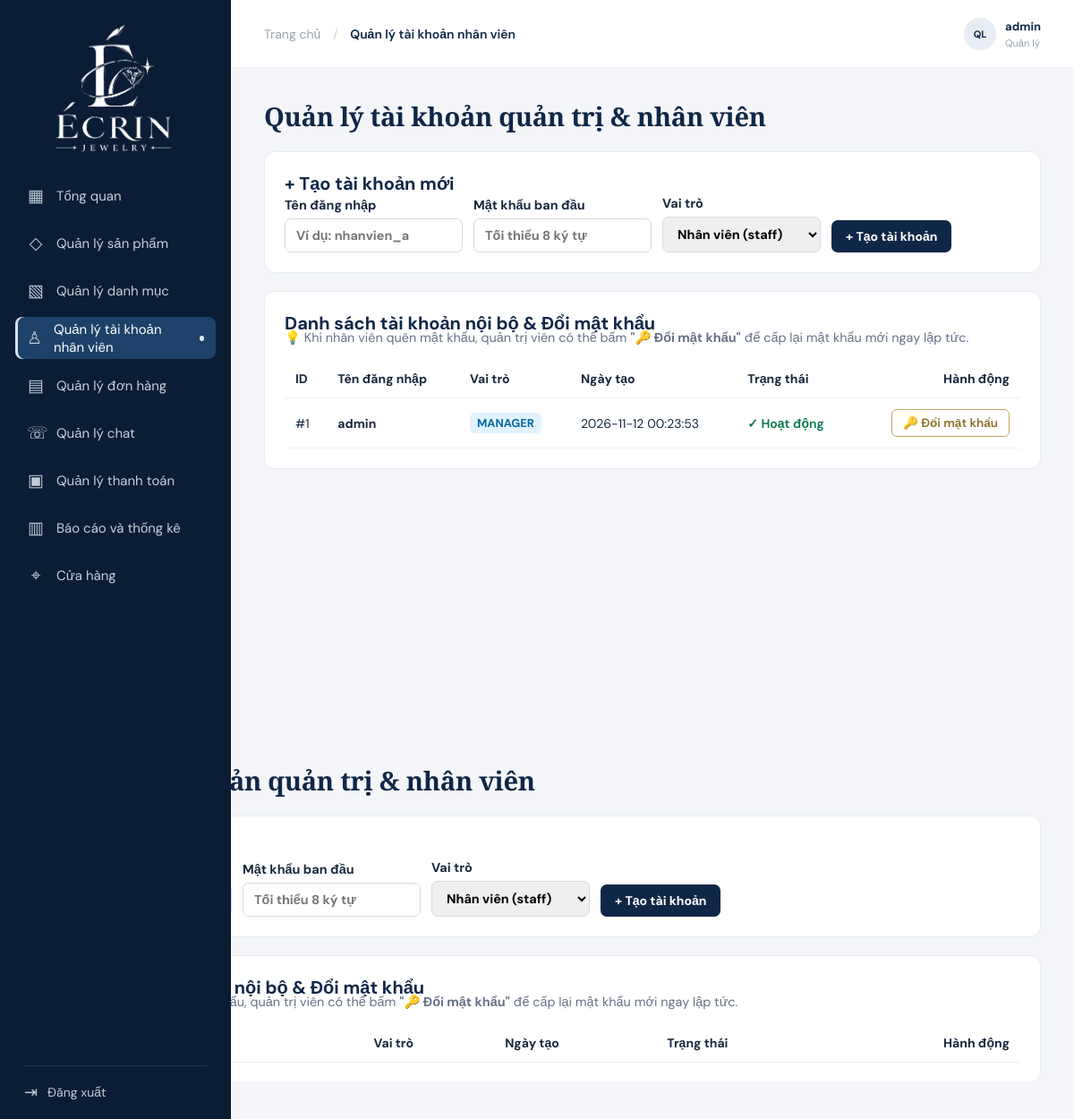
The page /admin/users.php (signed in) on the database its author committed.
### tables this page shows
CREATE TABLE IF NOT EXISTS users (
    id INT UNSIGNED NOT NULL AUTO_INCREMENT,
    username VARCHAR(100) NOT NULL,
    password VARCHAR(255) NOT NULL,
    phone VARCHAR(20) NULL,
    role ENUM('customer', 'staff', 'manager') NOT NULL DEFAULT 'customer',
    created_at DATETIME NOT NULL DEFAULT CURRENT_TIMESTAMP,
    PRIMARY KEY (id),
    UNIQUE KEY uq_users_username (username),
    UNIQUE KEY uq_users_phone_role (phone, role)
);

### include/admin_roles.php (called while the page is built, shortened)
<?php
function isManagerRole(?string $role): bool
{
    return in_array($role, ['admin', 'manager'], true);
}
function applicationBaseUrl(): string
{
    $scriptDirectory = str_replace('\\', '/', dirname($_SERVER['SCRIPT_NAME'] ?? '/'));
    $appBaseUrl = preg_replace('~/(?:admin|api)(?:/.*)?$~', '', $scriptDirectory);
    return rtrim($appBaseUrl, '/');
}

### admin/users.php (the view, shortened to what this page needs)
<?php
require_once __DIR__ . '/../config/db.php';
$appBaseUrl = applicationBaseUrl();
$escape = static fn($value): string => htmlspecialchars((string) $value, ENT_QUOTES, 'UTF-8');
$staffResult = $conn->query("SELECT id, username, role, created_at FROM users WHERE role IN ('admin', 'manager', 'staff') ORDER BY id DESC");
$adminUsername = $_SESSION['admin_username'] ?? $_SESSION['username'] ?? '';
?>
<!DOCTYPE html>
<html lang="vi">
<head>
    <link rel="stylesheet" href="<?php echo $escape($appBaseUrl . '/admin/style.css'); ?>">
</head>
<body>
<div class="admin-layout">
    <?php include __DIR__ . '/../include/admin_sidebar.php'; ?>
    <main class="main-content">
        <header class="topbar">
            <div class="breadcrumb">Trang chủ <span>/</span> <strong>Quản lý tài khoản nhân viên</strong></div>
            <div class="admin-profile">
                <div class="avatar"><?php echo $isManager ? 'QL' : 'NV'; ?></div>
                <div class="admin-info"><strong><?php echo $escape($adminUsername); ?></strong><small><?php echo $escape($roleLabel); ?></small></div>
            </div>
        </header>
        <section class="page-content">
        <h1>Quản lý tài khoản quản trị & nhân viên</h1>
        <section class="prototype-panel">
            <h2>+ Tạo tài khoản mới</h2>
            <form method="post" class="prototype-form">
                <label>Tên đăng nhập
                    <input type="text" name="username" placeholder="Ví dụ: nhanvien_a" minlength="3" maxlength="100" required>
                </label>
                <label>Mật khẩu ban đầu
                    <input type="password" name="password" placeholder="Tối thiểu 8 ký tự" minlength="8" required>
                </label>
                <label>Vai trò
                    <select name="role">
                        <option value="staff">Nhân viên (staff)</option>
                    </select>
                </label>
                <button type="submit">+ Tạo tài khoản</button>
            </form>
        </section>
        <section class="prototype-panel">
            <h2>Danh sách tài khoản nội bộ & Đổi mật khẩu</h2>
            <p style="color: #667085; font-size: 0.9rem; margin-top: -6px; margin-bottom: 16px;">
                💡 Khi nhân viên quên mật khẩu, quản trị viên có thể bấm <strong>"🔑 Đổi mật khẩu"</strong> để cấp lại mật khẩu mới ngay lập tức.
            </p>
            <table class="prototype-table">
                <thead>
                    <tr>
                        <th>ID</th>
                        <th>Tên đăng nhập</th>
                        <th>Vai trò</th>
                        <th>Ngày tạo</th>
                        <th>Trạng thái</th>
                        <th style="text-align: right;">Hành động</th>
                    </tr>
                </thead>
                <tbody>
                <?php if ($staffResult && $staffResult->num_rows > 0): ?>
                    <?php while ($staff = $staffResult->fetch_assoc()): ?>
                        <?php
                            $roleClass = match($staff['role']) {
                                'admin' => 'badge-admin',
                                'manager' => 'badge-manager',
                                default => 'badge-staff'
                            };
                        ?>
                        <tr>
                            <td>#<?php echo $escape($staff['id']); ?></td>
                            <td><strong><?php echo $escape($staff['username']); ?></strong></td>
                            <td><span class="badge <?php echo $roleClass; ?>"><?php echo $escape($staff['role']); ?></span></td>
                            <td><?php echo $escape($staff['created_at']); ?></td>
                            <td style="color: #027a48; font-weight: 600;">✓ Hoạt động</td>
                            <td style="text-align: right;">
                                <button type="button" class="btn-reset-pwd"
                                    onclick="openResetModal(<?php echo (int)$staff['id']; ?>, '<?php echo $escape($staff['username']); ?>')">
                                    🔑 Đổi mật khẩu
                                </button>
                            </td>
                        </tr>
                    <?php endwhile; ?>
                <?php else: ?>
                    <tr><td colspan="6">Chưa có tài khoản.</td></tr>
                <?php endif; ?>
                </tbody>
            </table>
        </section>
    </section></main></div>
</body>
</html>
SESSION['username'] ?? ''); ?></strong><small><?php echo $escape($roleLabel); ?></small></div>
        <section class="page-content">
    <main>
        <h1>Quản lý tài khoản quản trị & nhân viên</h1>
        <section class="prototype-panel">
            <h2>+ Tạo tài khoản mới</h2>
            <form method="post" class="prototype-form">
                <label>Tên đăng nhập
                </label>
                <label>Mật khẩu ban đầu
                    <input type="password" name="password" placeholder="Tối thiểu 8 ký tự" minlength="8" required>
                </label>
                <label>Vai trò
                    <select name="role">
                        <option value="staff">Nhân viên (staff)</option>
                    </select>
                </label>
                <button type="submit">+ Tạo tài khoản</button>
            </form>
        </section>
        <section class="prototype-panel">
            <h2>Danh sách tài khoản nội bộ & Đổi mật khẩu</h2>
            <p style="color: #667085; font-size: 0.9rem; margin-top: -6px; margin-bottom: 16px;">
                💡 Khi nhân viên quên mật khẩu, quản trị viên có thể bấm <strong>"🔑 Đổi mật khẩu"</strong> để cấp lại mật khẩu mới ngay lập tức.
            </p>
            <table class="prototype-table">
                <thead>
                    <tr>
                        <th>ID</th>
                        <th>Tên đăng nhập</th>
                        <th>Vai trò</th>
                        <th>Ngày tạo</th>
                        <th>Trạng thái</th>
                        <th style="text-align: right;">Hành động</th>
                    </tr>
                </thead>
            </table>
        </section>
    </section></main></div>
</body>
</html>

### admin/style.css (style rules this page uses)
:root { --navy: #0F2747; --navy-deep: #0A1D35; --navy-soft: #193B61; --blue: #4C83B8; --silver: #E5E7EB; --gray: #9CA3AF; --text: #17283D; --muted: #8793A2; --surface: #FFFFFF; --background: #F4F6F9; --line: #E9EDF2; --shadow: 0 5px 22px rgba(15, 39, 71, .045); }
* { box-sizing: border-box; }
body { margin: 0; background: var(--background); color: var(--text); font-family: 'DM Sans', Arial, sans-serif; font-size: 14px; }
button, input { font: inherit; }
.admin-layout { min-height: 100vh; }
.main-content { margin-left: 258px; min-height: 100vh; }
.topbar { height: 76px; background: #fff; border-bottom: 1px solid var(--line); display: flex; align-items: center; justify-content: space-between; padding: 0 37px; position: sticky; top: 0; z-index: 10; }
.breadcrumb { color: #98A2AF; font-size: 14px; }
.breadcrumb span { margin: 0 10px; color: #C7CDD5; }
.breadcrumb strong { color: var(--navy); font-weight: 600; }
.admin-profile { display: flex; align-items: center; gap: 10px; }
.avatar { width: 36px; height: 36px; border-radius: 50%; display: grid; place-items: center; background: #E8EDF3; color: var(--navy); font-weight: 700; font-size: 11px; }
.admin-info strong, .admin-info small { display: block; }
.admin-info strong { font-size: 13px; color: var(--navy); }
.admin-info small { color: #98A2AF; font-size: 11px; margin-top: 3px; }
.page-content { max-width: 1500px; margin: 0 auto; padding: 34px 37px 20px; }
h1 { color: var(--navy); font: 700 29px 'Playfair Display', Georgia, serif; margin: 0; letter-spacing: -.3px; }
h2 { color: var(--navy); font-size: 15px; margin: 0; font-weight: 700; }

### admin/users.php (style rules this page uses)
.prototype-panel { margin: 20px 0; padding: 22px; border: 1px solid var(--line); border-radius: 12px; background: #fff; }
.prototype-panel h2 { margin-top: 0; font-size: 1.25rem; }
.prototype-form { display: flex; flex-wrap: wrap; align-items: end; gap: 12px; }
.prototype-form label { display: grid; gap: 6px; font-weight: 700; font-size: 0.9rem; }
.prototype-form input, .prototype-form select { padding: 9px 12px; border: 1px solid #d5dbe2; border-radius: 7px; font: inherit; }
.prototype-form button { padding: 9px 16px; border: 0; border-radius: 7px; background: var(--admin-navy, #0f2747); color: #fff; font-weight: bold; cursor: pointer; }
.prototype-table { width: 100%; border-collapse: collapse; margin-top: 10px; }
.prototype-table th, .prototype-table td { padding: 12px; border-bottom: 1px solid #edf0f3; text-align: left; vertical-align: middle; }
.badge { display: inline-block; padding: 3px 8px; border-radius: 6px; font-size: 0.8rem; font-weight: 700; text-transform: uppercase; }
.badge-manager { background: #e0f2fe; color: #0369a1; }
.btn-reset-pwd { padding: 6px 12px; background: #fff; border: 1px solid #c4a45a; color: #8c6e26; border-radius: 6px; font-weight: 600; font-size: 0.85rem; cursor: pointer; transition: all 0.2s; }

### rows shown on the page
users: id "1", username "admin", role "MANAGER", created_at "2026-11-12 00:23:53"

### other values the page prints
$escape($item['icon']) "▦"
$escape($item['label']) "Tổng quan"
$escape($item['icon']) "◇"
$escape($item['label']) "Quản lý sản phẩm"
$escape($item['icon']) "▧"
$escape($item['label']) "Quản lý danh mục"
$escape($item['icon']) "♙"
$escape($item['label']) "Quản lý tài khoản nhân viên"
$escape($item['icon']) "▤"
$escape($item['label']) "Quản lý đơn hàng"
$escape($item['icon']) "☏"
$escape($item['label']) "Quản lý chat"
$escape($item['icon']) "▣"
$escape($item['label']) "Quản lý thanh toán"
$escape($item['icon']) "▥"
